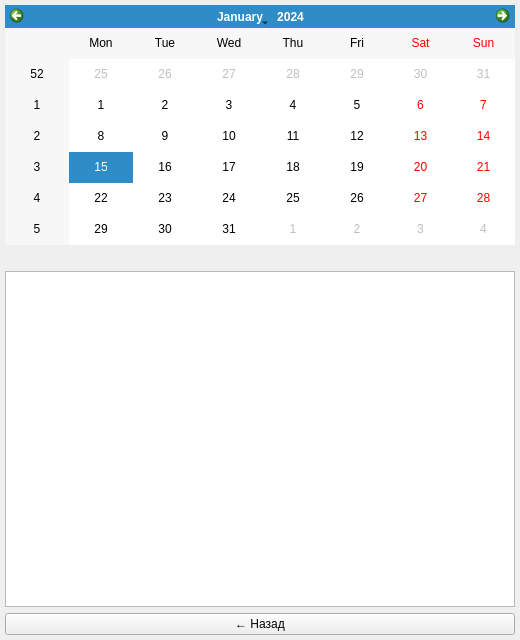
<?xml version="1.0" encoding="UTF-8"?>
<ui version="4.0">
 <class>TeacherCalendarPage</class>
 <widget class="QMainWindow" name="TeacherCalendarPage">
  <property name="geometry"><rect><x>0</x><y>0</y><width>520</width><height>640</height></rect></property>
  <property name="windowTitle"><string>Моё расписание</string></property>
  <widget class="QWidget" name="centralwidget">
   <widget class="QWidget" name="lw">
    <property name="geometry"><rect><x>5</x><y>5</y><width>510</width><height>630</height></rect></property>
    <layout class="QVBoxLayout">
     <item><widget class="QCalendarWidget" name="calendarWidget">
      <property name="maximumSize"><size><width>16777215</width><height>240</height></size></property>
     </widget></item>
     <item><widget class="QLabel" name="dateLabel">
      <property name="text"><string></string></property>
      <property name="font"><font><bold>true</bold></font></property>
     </widget></item>
     <item><widget class="QTableView" name="classesTable">
      <property name="editTriggers"><set>QAbstractItemView::NoEditTriggers</set></property>
      <property name="selectionMode"><enum>QAbstractItemView::NoSelection</enum></property>
     </widget></item>
     <item><widget class="QPushButton" name="backButton">
      <property name="text"><string>← Назад</string></property>
     </widget></item>
    </layout>
   </widget>
  </widget>
 </widget>
 <resources/><connections/>
</ui>
